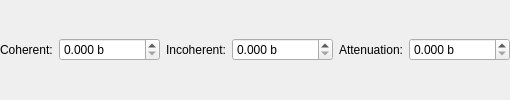
               <widget class="QWidget" name="page_2">
                <layout class="QHBoxLayout" name="horizontalLayout_6">
                 <property name="leftMargin">
                  <number>0</number>
                 </property>
                 <property name="topMargin">
                  <number>0</number>
                 </property>
                 <property name="rightMargin">
                  <number>0</number>
                 </property>
                 <property name="bottomMargin">
                  <number>0</number>
                 </property>
                 <item>
                  <widget class="QLabel" name="lbCoherentXSection">
                   <property name="text">
                    <string>Coherent:</string>
                   </property>
                  </widget>
                 </item>
                 <item>
                  <widget class="QDoubleSpinBox" name="spSampleCoherentXSection">
                   <property name="suffix">
                    <string> b</string>
                   </property>
                   <property name="decimals">
                    <number>3</number>
                   </property>
                   <property name="maximum">
                    <double>1000000.000000000000000</double>
                   </property>
                   <property name="singleStep">
                    <double>0.100000000000000</double>
                   </property>
                  </widget>
                 </item>
                 <item>
                  <widget class="QLabel" name="lbIncoherentXSection">
                   <property name="text">
                    <string>Incoherent:</string>
                   </property>
                  </widget>
                 </item>
                 <item>
                  <widget class="QDoubleSpinBox" name="spSampleIncoherentXSection">
                   <property name="suffix">
                    <string> b</string>
                   </property>
                   <property name="decimals">
                    <number>3</number>
                   </property>
                   <property name="maximum">
                    <double>1000000.000000000000000</double>
                   </property>
                   <property name="singleStep">
                    <double>0.100000000000000</double>
                   </property>
                  </widget>
                 </item>
                 <item>
                  <widget class="QLabel" name="lbAttenuationXSection">
                   <property name="text">
                    <string>Attenuation:</string>
                   </property>
                  </widget>
                 </item>
                 <item>
                  <widget class="QDoubleSpinBox" name="spSampleAttenuationXSection">
                   <property name="suffix">
                    <string> b</string>
                   </property>
                   <property name="decimals">
                    <number>3</number>
                   </property>
                   <property name="maximum">
                    <double>1000000.000000000000000</double>
                   </property>
                   <property name="singleStep">
                    <double>0.100000000000000</double>
                   </property>
                  </widget>
                 </item>
                </layout>
               </widget>
